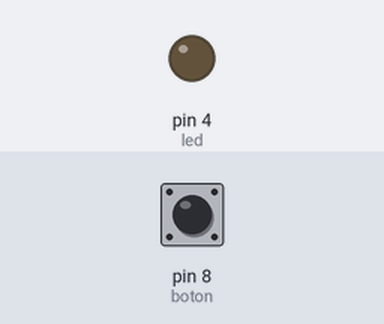
The sketch below on a simulated Arduino Uno, built with avr-gcc and run on an emulated ATmega328P. Shown: output pins drawn as LEDs (lit = HIGH). The inputs (shaded band) are chosen by the test bench; at power-on: pin 8 (boton) HIGH.

Above: at 1.2 s.
1.3 s: pin 8 (boton) pulled LOW for 0.15 s
At 1.37 s:
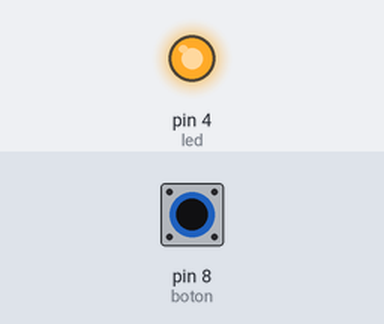
2.9 s: pin 8 (boton) pulled LOW for 3.2 s
At 6.6 s:
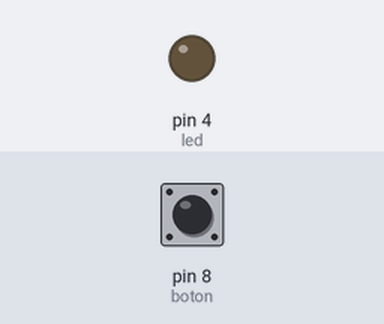
Timing chart, 0 to 8.1 s (numbered marks = the images above; inputs shaded):
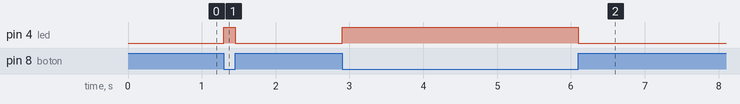

Measured:
- after the input at 1.3 s, pin 4 (led): LOW → HIGH at once, → LOW 0.15 s later
- after the input at 2.9 s, pin 4 (led): LOW → HIGH at once, → LOW 3.2 s later

The sketch:

Prender_LED_con_push-button__pull-up_.ino
```cpp
int led = 4;
int boton = 8;
int estadoBoton;

void setup() {
  pinMode(led,OUTPUT);
  pinMode(boton,INPUT);
}

void loop() {

  estadoBoton = digitalRead(boton);

  if(estadoBoton == 0){
    digitalWrite(led,HIGH);
  }
  else{
    digitalWrite(led,LOW);
  }
}
```
